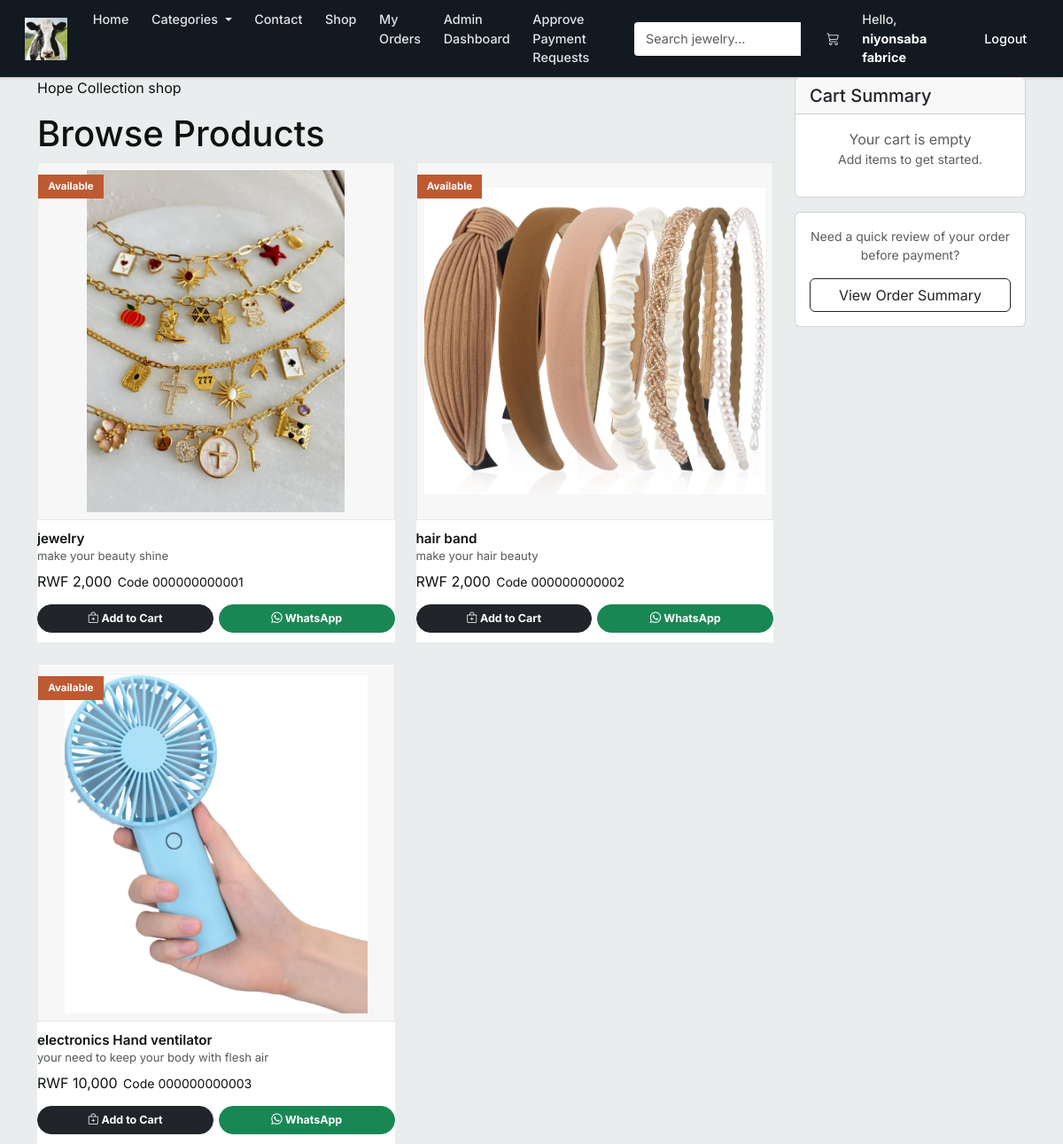
The app's page /market (signed in) with its own data.
### market/models.py (models this page shows, shortened)
class SiteSettings(db.Model):
    __tablename__ = 'site_settings'
    id               = db.Column(db.Integer, primary_key=True)
    business_name    = db.Column(db.String(100), nullable=False, default='Hope Collection')
    tagline          = db.Column(db.String(255), default='Your one-stop boutique for elegance.')
    logo_url         = db.Column(db.String(255), default='')
    meta_description = db.Column(db.String(255), default='Hope Collection - Quality jewelry, electronics, and accessories.')
    whatsapp_number  = db.Column(db.String(20), nullable=False, default='250789174857')
    contact_email    = db.Column(db.String(120), nullable=False, default='niyonsabafabrice03@gmail.com')
    business_phone   = db.Column(db.String(20))
    business_address = db.Column(db.String(255))
    facebook_url     = db.Column(db.String(255))
    instagram_url    = db.Column(db.String(255))
    currency_code    = db.Column(db.String(10), default='RWF')
    delivery_fee     = db.Column(db.Integer, default=0)
    about_content    = db.Column(db.Text, default='Welcome to Hope Collection. We provide quality products and services.')
    payment_methods  = db.Column(db.Text, default='[{"id":"wallet","name":"Wallet Balance","enabled":true},{"id":"mtn","name":"MTN Mobile Money","enabled":true},{"id":"equity","name":"Equity Bank Transfer","enabled":true}]')

class User(db.Model, UserMixin):  # ✅ FIXED: only ONE User class (merged both into this one)
    __tablename__ = 'user'
    id               = db.Column(db.Integer, primary_key=True)
    username         = db.Column(db.String(100), nullable=False, unique=True)
    email_address    = db.Column(db.String(120), nullable=False, unique=True)
    password_hash    = db.Column(db.String(200), nullable=False)
    budget           = db.Column(db.Integer, nullable=False, default=1000)
    is_admin         = db.Column(db.Boolean, default=False)
    created_at       = db.Column(db.DateTime, default=lambda: datetime.now(timezone.utc))
    top_up_requests  = db.relationship(
                            'TopUpRequest',
                            backref='requester',           # ✅ FIXED: renamed backref to avoid clash with Transaction backref 'user'
                            lazy=True,
                            foreign_keys='TopUpRequest.user_id'
                        )
    transactions     = db.relationship('Transaction', backref='user', lazy=True)  # ✅ FIXED: moved here from duplicate class
    @property
    def password(self):
        raise AttributeError('Password is not a readable attribute!')

class Item(db.Model):
    __tablename__ = 'item'
    id          = db.Column(db.Integer, primary_key=True)
    name        = db.Column(db.String(30), nullable=False)
    price       = db.Column(db.Integer, nullable=False)
    barcode     = db.Column(db.String(12), nullable=False)
    description = db.Column(db.String(1024), nullable=False)
    image_file  = db.Column(db.String(255), nullable=False, default='default.jpg')
    video_file  = db.Column(db.String(255), nullable=True)
    stock       = db.Column(db.Integer, default=0)
    category_id = db.Column(db.Integer, db.ForeignKey('category.id'))
    created_at  = db.Column(db.DateTime, default=lambda: datetime.now(timezone.utc))

### market/routes.py (the view)
@app.route('/market')
@login_required
def market_page():
    items = Item.query.all()
    return render_template('market.html', items=items)

### market/templates/market.html (shortened to what this page needs)
{% extends "base.html" %}
{% block content %}
<section class="shop-page">
    <div class="container">
        <div class="row g-4">
            <div class="col-lg-9">
                <div class="section-heading compact">
                    <div>
                        <p class="section-kicker">Hope Collection shop</p>
                        <h1>Browse Products</h1>
                    </div>
                </div>
                {% if items %}
                <div class="row g-4">
                    {% for item in items %}
                    <div class="col-md-6">
                        <article class="product-card h-100">
                            <div class="product-media">
                                {% if item.video_file %}
                                    <video class="w-100" style="height: 280px; object-fit: cover;" controls>
                                        <source src="{{ url_for('static', filename='product_videos/' ~ item.video_file) }}" type="video/mp4">
                                    </video>
                                {% else %}
                                    <img data-product-img
                                         src="{{ url_for('static', filename='product_pics/' ~ item.image_file) }}"
                                         alt="{{ item.name }}">
                                {% endif %}
                                <div class="fallback-product-icon"></div>
                                <span class="product-badge">Available</span>
                            </div>
                            <div class="product-body">
                                <div>
                                    <h3>{{ item.name }}</h3>
                                    <p>{{ item.description }}</p>
                                </div>
                                <div class="product-meta">
                                    <span>RWF {{ "{:,}".format(item.price) }}</span>
                                    <small>Code {{ item.barcode }}</small>
                                </div>
                                <div class="product-actions">
                                    <a href="{{ url_for('add_to_cart', item_id=item.id) }}" class="btn btn-dark">
                                        <i class="bi bi-bag-plus"></i> Add to Cart
                                    </a>
                                    <a class="btn btn-success" target="_blank" rel="noopener"
                                       href="https://wa.me/?text={{ ('Hello Hope Collection, I want to order ' ~ item.name ~ ' for RWF ' ~ item.price)|urlencode }}">
                                        <i class="bi bi-whatsapp"></i> WhatsApp
                                    </a>
                                </div>
                            </div>
                        </article>
                    </div>
                    {% endfor %}
                </div>
                {% else %}
                <div class="alert alert-info" role="alert">
                    <h4 class="alert-heading">No Items Available</h4>
                    <p>There are currently no items in the marketplace.</p>
                </div>
                {% endif %}
            </div>
            <div class="col-lg-3">
                <div class="card cart-summary sticky-top">
                    <div class="card-header">
                        <h5 class="mb-0">Cart Summary</h5>
                    </div>
                    <div class="card-body">
                        {% set cart = session.get('cart', []) %}
                        {% if cart %}
                            <div class="mb-3">
                                <h6>Items in Cart: <span class="badge bg-secondary">{{ cart|length }}</span></h6>
                            </div>
                            <div class="cart-items">
                                {% for item in cart %}
                                <div class="mb-2 p-2 border-bottom">
                                    <p class="mb-1"><strong>{{ item.name }}</strong></p>
                                    <p class="mb-1">Qty: <strong>{{ item.quantity }}</strong> x RWF {{ item.price }}</p>
                                    <p class="mb-0 text-success"><strong>RWF {{ item.price * item.quantity }}</strong></p>
                                </div>
                                {% endfor %}
                            </div>
                            <hr>
                            {% set totals = namespace(price=0) %}
                            {% for item in cart %}
                                {% set totals.price = totals.price + (item.price * item.quantity) %}
                            {% endfor %}
                            <div class="d-flex justify-content-between mb-3">
                                <h6>Total:</h6>
                                <h5 class="text-success"><strong>RWF {{ totals.price }}</strong></h5>
                            </div>
                            <a href="{{ url_for('view_cart') }}" class="btn btn-dark w-100 mb-2">View Cart</a>
                            <a href="{{ url_for('view_cart') }}" class="btn btn-success w-100">Proceed to Payment</a>
                        {% else %}
                            <p class="text-muted text-center mb-0">Your cart is empty</p>
                            <p class="text-muted text-center small">Add items to get started.</p>
                        {% endif %}
                    </div>
                </div>
                <div class="card mt-3 helper-card">
                    <div class="card-body text-center">
                        <p class="mb-3 small text-muted">Need a quick review of your order before payment?</p>
                        <a href="{{ url_for('view_cart') }}" class="btn btn-outline-dark w-100">
                            View Order Summary
                        </a>
                    </div>
                </div>
            </div>
        </div>
    </div>
</section>
{% endblock %}

### market/templates/base.html (shortened to what this page needs)
<!DOCTYPE html>
<html lang="en">
<head>
    <link href="https://cdn.jsdelivr.net/npm/bootstrap@5.3.0/dist/css/bootstrap.min.css" rel="stylesheet">
    <link rel="stylesheet" href="https://cdn.jsdelivr.net/npm/bootstrap-icons@1.11.3/font/bootstrap-icons.css">
    <link rel="stylesheet" href="{{ url_for('static', filename='css/storefront.css') }}">
</head>
<body>
<nav class="navbar navbar-expand-lg navbar-light sticky-top navbar-custom">
    <div class="container-fluid">
        <a class="navbar-brand" href="{{ url_for('home_page') }}">
            {% if site_settings.logo_url and site_settings.logo_url != '/static/images/logo.png' and site_settings.logo_url != '/static/images/logos/hope-collection-logo.svg' %}
                <img src="{{ site_settings.logo_url }}" alt="{{ site_settings.business_name }} logo" class="brand-logo" onerror="this.classList.add('d-none'); this.nextElementSibling.classList.remove('d-none'); this.nextElementSibling.nextElementSibling.classList.remove('d-none');">
            {% endif %}
        </a>
        <div class="collapse navbar-collapse" id="navbarNav">
            <ul class="navbar-nav me-auto">
                <li class="nav-item">
                    <a class="nav-link px-3" href="{{ url_for('home_page') }}">Home</a>
                </li>
                <li class="nav-item dropdown">
                    <a class="nav-link dropdown-toggle px-3" href="#" id="navbarDropdown" role="button" data-bs-toggle="dropdown">
                        Categories
                    </a>
                </li>
                <li class="nav-item">
                    <a class="nav-link px-3" href="{{ url_for('contact_page') }}">Contact</a>
                </li>
                {% if current_user.is_authenticated %}
                <li class="nav-item">
                    <a class="nav-link px-3" href="{{ url_for('market_page') }}">Shop</a>
                </li>
                <li class="nav-item">
                    <a class="nav-link px-3" href="{{ url_for('transaction_history') }}">My Orders</a>
                </li>
                {% if current_user.id == 1 %}
                <li class="nav-item dropdown">
                    <a class="nav-link" href="{{ url_for('admin_dashboard') }}">Admin Dashboard</a>
                </li>
                <li class="nav-item">
                    <a class="nav-link" href="{{ url_for('top_up_requests') }}">Approve Payment Requests</a>
                </li>
                {% endif %}
                {% endif %}
            </ul>
            <form class="d-flex me-lg-3 my-2 my-lg-0">
                <div class="input-group">
                    <input class="form-control search-bar-nav" type="search" placeholder="Search jewelry..." aria-label="Search">
                </div>
            </form>
            <ul class="navbar-nav align-items-lg-center">
                {% if current_user.is_authenticated %}
                    <li class="nav-item">
                        <a class="nav-link px-3" href="{{ url_for('view_cart') }}">
                            <i class="bi bi-cart3"></i>
                            {% set cart = session.get('cart', []) %}
                        </a>
                    </li>
                    <li class="nav-item">
                        <span class="nav-link px-3 nav-greeting">Hello, <strong>{{ current_user.username }}</strong></span>
                    </li>
                    <li class="nav-item">
                        <a class="nav-link btn btn-sm btn-outline-dark ms-lg-2" href="{{ url_for('logout_page') }}">Logout</a>
                    </li>
                {% endif %}
            </ul>
        </div>
    </div>
</nav>
<main>
    {% block content %}
    {% endblock %}
</main>
</body>
</html>

### records on screen
SiteSettings: logo_url (picture)
User: username "niyonsaba fabrice"
Item: image_file (picture), name "jewelry", description "make your beauty shine", price "2,000", barcode "000000000001"
Item: image_file (picture), name "hair band", description "make your hair beauty", price "2,000", barcode "000000000002"
Item: image_file (picture), name "electronics Hand ventilator", description "your need to keep your body with flesh air", price "10,000", barcode "000000000003"
